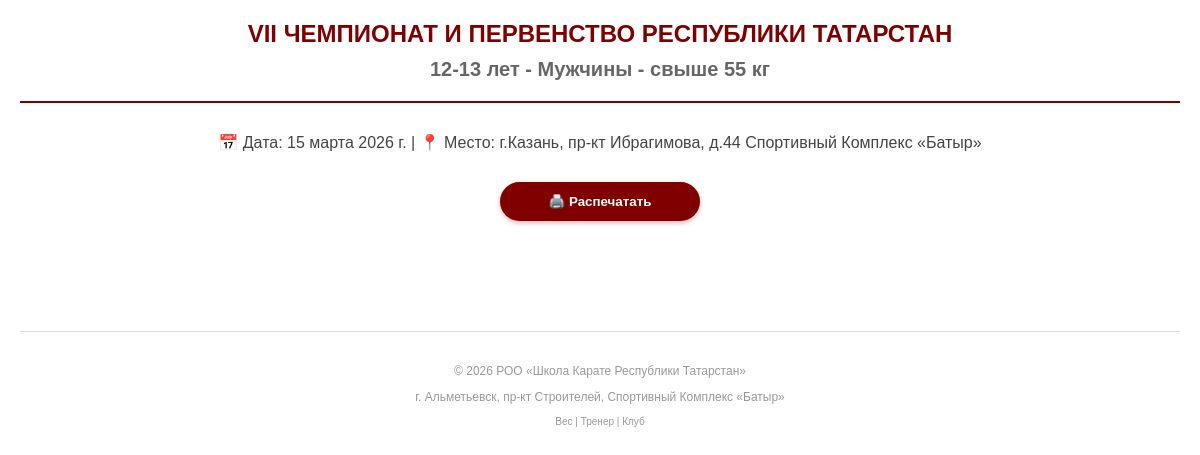
Page /tournament/1/bracket/12-13 лет/M/свыше 55 кг/print/ on the earlier database version.
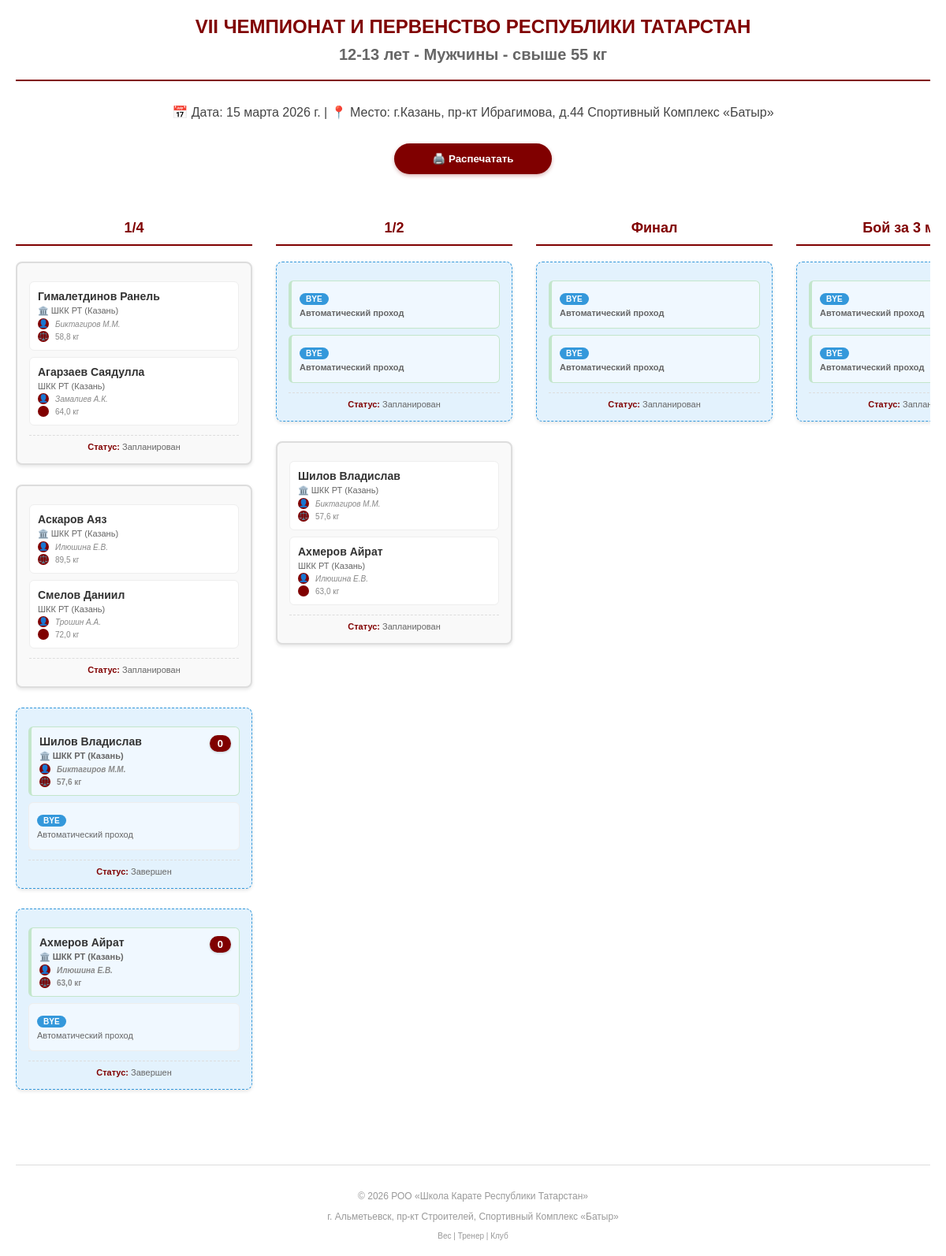
Same page on the later database version.
### tournament/models.py (models this page shows, shortened)
class Tournament(models.Model):
    name = models.CharField(max_length=200, verbose_name="Название турнира")
    date = models.DateField(verbose_name="Дата проведения")
    location = models.CharField(max_length=300, verbose_name="Место проведения",
                                default="г. Альметьевск, пр-кт Строителей, д.9А Спортивный Комплекс «Батыр»")
    is_active = models.BooleanField(default=True, verbose_name="Активный")
    registration_deadline = models.DateField(verbose_name="Дедлайн регистрации", null=True, blank=True)
    class Meta:
        verbose_name = "Турнир"
        verbose_name_plural = "Турниры"

class Match(models.Model):
    STATUS_CHOICES = [
        ('scheduled', 'Запланирован'),
        ('in_progress', 'В процессе'),
        ('completed', 'Завершен'),
        ('walkover', 'Неявка'),
    ]
    tournament = models.ForeignKey(Tournament, on_delete=models.CASCADE, verbose_name="Турнир")
    age_category = models.CharField(max_length=20, verbose_name="Возрастная категория")
    weight_category = models.CharField(max_length=50, verbose_name="Весовая категория")
    gender = models.CharField(max_length=1, choices=Participant.GENDER_CHOICES, verbose_name="Пол")
    round_name = models.CharField(max_length=50, verbose_name="Раунд", default="1/8")
    round_number = models.IntegerField(default=1, verbose_name="Номер раунда")
    participant1 = models.ForeignKey(Participant, on_delete=models.SET_NULL, null=True,
                                     related_name='matches_as_p1', verbose_name="Участник 1")
    participant2 = models.ForeignKey(Participant, on_delete=models.SET_NULL, null=True,
                                     related_name='matches_as_p2', verbose_name="Участник 2")
    winner = models.ForeignKey(Participant, on_delete=models.SET_NULL, null=True, blank=True,
                               related_name='matches_won', verbose_name="Победитель")
    score_p1 = models.IntegerField(default=0, verbose_name="Счет участника 1")
    score_p2 = models.IntegerField(default=0, verbose_name="Счет участника 2")
    status = models.CharField(max_length=20, choices=STATUS_CHOICES, default='scheduled', verbose_name="Статус")
    next_match = models.ForeignKey('self', on_delete=models.SET_NULL, null=True, blank=True,
                                   related_name='previous_matches', verbose_name="Следующий матч")
    third_place_match = models.ForeignKey('self', on_delete=models.SET_NULL, null=True, blank=True,
                                          related_name='third_place_sources', verbose_name="Бой за 3 место")
    match_order = models.IntegerField(default=0, verbose_name="Порядок матча")
    is_third_place_match = models.BooleanField(default=False, verbose_name="Бой за 3 место")
    class Meta:
        verbose_name = "Поединок"
        verbose_name_plural = "Поединки"
        ordering = ['age_category', 'gender', 'weight_category', 'round_number', 'match_order']

class Participant(models.Model):
    GENDER_CHOICES = [
        ('M', 'Мужской'),
        ('F', 'Женский'),
    ]
    last_name = models.CharField(max_length=100, verbose_name="Фамилия")
    first_name = models.CharField(max_length=100, verbose_name="Имя")
    birth_date = models.DateField(verbose_name="Дата рождения")
    gender = models.CharField(max_length=1, choices=GENDER_CHOICES, verbose_name="Пол")
    weight = models.FloatField(verbose_name="Вес (кг)")
    club = models.CharField(max_length=200, verbose_name="Клуб/Школа")
    coach = models.CharField(max_length=200, blank=True, verbose_name="Тренер")
    age_category = models.CharField(max_length=20, blank=True, editable=False, verbose_name="Возрастная категория")
    weight_category = models.CharField(max_length=50, blank=True, editable=False, verbose_name="Весовая категория")
    source_file = models.CharField(max_length=255, blank=True, null=True, verbose_name="Файл-источник")
    row_number = models.IntegerField(blank=True, null=True, verbose_name="Номер строки в файле")
    tournament = models.ForeignKey(Tournament, on_delete=models.CASCADE, related_name='participants')
    registered_at = models.DateTimeField(auto_now_add=True, verbose_name="Дата регистрации")
    class Meta:
        verbose_name = "Участник"
        verbose_name_plural = "Участники"
        ordering = ['last_name', 'first_name']

### tournament/views.py (the view)
def print_bracket(request, tournament_id, age_category, gender, weight_category):
    tournament = get_object_or_404(Tournament, id=tournament_id)
    gender_code = gender
    if gender == 'Ж':
        gender_code = 'F'
    elif gender == 'М':
        gender_code = 'M'
    matches = Match.objects.filter(
        tournament=tournament,
        age_category=age_category,
        gender=gender_code,
        weight_category=weight_category
    ).order_by('round_number', 'match_order')
    rounds = {}
    for match in matches:
        if match.round_number not in rounds:
            rounds[match.round_number] = []
        rounds[match.round_number].append(match)
    gender_display = 'Мужчины' if gender_code == 'M' else 'Женщины'
    context = {
        'tournament': tournament,
        'age_category': age_category,
        'gender_display': gender_display,
        'weight_category': weight_category,
        'rounds': sorted(rounds.items()),
        'print_mode': True,
    }
    return render(request, 'tournament/print_bracket.html', context)

### tournament/templates/tournament/print_bracket.html (shortened to what this page needs)
<!DOCTYPE html>
<html lang="ru">
<head>
</head>
<body>
    <div class="header">
        <h1>{{ tournament.name }}</h1>
        <h2>{{ age_category }} - {{ gender_display }} - {{ weight_category }}</h2>
    </div>
    <div class="tournament-info">
        <p>📅 Дата: {{ tournament.date }} | 📍 Место: {{ tournament.location }}</p>
    </div>
    <button class="print-button" onclick="window.print()">🖨️ Распечатать</button>
    <div class="bracket-container">
        {% for round_num, matches in rounds %}
        <div class="bracket-round">
            <h3>
                {% if matches.0.round_name %}
                    {{ matches.0.round_name }}
                {% else %}
                    Раунд {{ round_num }}
                {% endif %}
            </h3>
            {% for match in matches %}
            <div class="bracket-match {% if not match.participant1 or not match.participant2 %}bye-match{% endif %}">
                <div class="participant {% if match.winner == match.participant1 %}winner{% endif %}">
                    <div>
                        {% if match.participant1 %}
                            <div class="name">{{ match.participant1.last_name }} {{ match.participant1.first_name }}</div>
                            <div class="club">🏛️ {{ match.participant1.club }}</div>
                            {% if match.participant1.coach %}
                            <div class="coach">
                                <i class="info-icon">👤</i> {{ match.participant1.coach }}
                            </div>
                            {% endif %}
                            <div class="weight">
                                <i class="info-icon">⚖️</i> {{ match.participant1.weight }} кг
                            </div>
                            {% if match.status == 'completed' %}
                                <span class="score">{{ match.score_p1 }}</span>
                            {% endif %}
                        {% else %}
                            <div class="name">
                                <span class="bye-indicator">BYE</span>
                            </div>
                            <div class="club">Автоматический проход</div>
                        {% endif %}
                    </div>
                </div>
                <div class="participant {% if match.winner == match.participant2 %}winner{% endif %}">
                    <div>
                        {% if match.participant2 %}
                            <div class="name">{{ match.participant2.last_name }} {{ match.participant2.first_name }}</div>
                            <div class="club">{{ match.participant2.club }}</div>
                            {% if match.participant2.coach %}
                            <div class="coach">
                                <i class="info-icon">👤</i> {{ match.participant2.coach }}
                            </div>
                            {% endif %}
                            <div class="weight">
                                <i class="info-icon"></i> {{ match.participant2.weight }} кг
                            </div>
                        {% else %}
                            <div class="name">
                                <span class="bye-indicator">BYE</span>
                            </div>
                            <div class="club">Автоматический проход</div>
                        {% endif %}
                    </div>
                </div>
                <div class="match-status">
                    <strong>Статус:</strong>
                    {% if match.status == 'completed' %}
                        Завершен
                    {% elif match.status == 'walkover' %}
                        Неявка
                    {% elif match.status == 'in_progress' %}
                        В процессе
                    {% else %}
                        Запланирован
                    {% endif %}
                </div>
            </div>
            {% endfor %}
        </div>
        {% endfor %}
    </div>
    <div class="footer">
        <p>© 2026 РОО «Школа Карате Республики Татарстан»</p>
        <p>г. Альметьевск, пр-кт Строителей, Спортивный Комплекс «Батыр»</p>
        <p style="font-size: 10px; margin-top: 10px;"> Вес | Тренер | Клуб</p>
    </div>
</body>
</html>

### tournament/templates/tournament/print_bracket.html (style rules this page uses)
body { font-family: Arial, sans-serif; margin: 20px; padding: 0; background: white; color: #333; }
.header { text-align: center; margin-bottom: 30px; padding-bottom: 20px; border-bottom: 2px solid #800000; }
.header h1 { margin: 0; font-size: 24px; color: #800000; }
.header h2 { margin: 10px 0 0; font-size: 20px; color: #666; }
.tournament-info { text-align: center; margin-bottom: 30px; font-size: 16px; color: #444; }
.bracket-container { display: flex; justify-content: space-around; gap: 30px; overflow-x: auto; padding: 20px 0; }
.bracket-round { min-width: 300px; }
.bracket-round h3 { text-align: center; margin-bottom: 20px; padding-bottom: 10px; border-bottom: 2px solid #800000; color: #800000; font-size: 18px; }
.bracket-match { border: 2px solid #ddd; border-radius: 8px; padding: 15px; margin-bottom: 25px; background: #f9f9f9; page-break-inside: avoid; box-shadow: 0 2px 4px rgba(0,0,0,0.1); }
.participant { padding: 10px; margin: 8px 0; background: white; border-radius: 6px; border: 1px solid #eee; position: relative; }
.participant.winner { background: #e6f7e6; border-left: 4px solid #28a745; border-color: #c3e6cb; font-weight: bold; }
.participant .name { font-weight: bold; font-size: 14px; margin-bottom: 4px; }
.participant .club { font-size: 11px; color: #666; margin-bottom: 3px; }
.participant .coach { font-size: 10px; color: #888; font-style: italic; display: flex; align-items: center; gap: 4px; }
.participant .coach i { color: #800000; font-style: normal; }
.participant .weight { font-size: 10px; color: #888; display: flex; align-items: center; gap: 4px; margin-top: 2px; }
.participant .weight i { color: #3498db; font-style: normal; }
.score { position: absolute; top: 10px; right: 10px; font-weight: bold; background: #800000; color: white; padding: 3px 10px; border-radius: 20px; font-size: 13px; box-shadow: 0 1px 3px rgba(0,0,0,0.2); }
.match-status { text-align: center; margin-top: 12px; font-size: 11px; color: #666; border-top: 1px dashed #ddd; padding-top: 8px; }
.match-status strong { color: #800000; }
.footer { margin-top: 50px; text-align: center; font-size: 12px; color: #999; border-top: 1px solid #ddd; padding-top: 20px; }
.print-button { display: block; width: 200px; margin: 20px auto; padding: 12px; background: #800000; color: white; text-align: center; text-decoration: none; border-radius: 30px; border: none; cursor: pointer; font-weight: bold; box-shadow: 0 2px 5px rgba(128,0,0,0.3); }
.info-icon { display: inline-block; width: 14px; height: 14px; background: #800000; color: white; border-radius: 50%; font-size: 10px; text-align: center; line-height: 14px; margin-right: 4px; }
.bye-match { background: #e3f2fd; border: 1px dashed #3498db; }
.bye-match .participant { background: #f0f8ff; }
.bye-indicator { background: #3498db; color: white; padding: 2px 8px; border-radius: 20px; font-size: 10px; display: inline-block; margin-top: 5px; }

Differences in the rows shown:
added Match: round_name "1/4", participant1.last_name "Гималетдинов", participant1.first_name "Ранель", participant1.club "ШКК РТ (Казань)", participant1.coach "Биктагиров М.М.", participant1.weight "58,8", participant2.last_name "Агарзаев", participant2.first_name "Саядулла", participant2.club "ШКК РТ (Казань)", participant2.coach "Замалиев А.К.", participant2.weight "64,0", status "Запланирован"
added Match: participant1.last_name "Аскаров", participant1.first_name "Аяз", participant1.club "ШКК РТ (Казань)", participant1.coach "Илюшина Е.В.", participant1.weight "89,5", participant2.last_name "Смелов", participant2.first_name "Даниил", participant2.club "ШКК РТ (Казань)", participant2.coach "Трошин А.А.", participant2.weight "72,0", status "Запланирован", shown under "1/4"
added Match: participant1.last_name "Шилов", participant1.first_name "Владислав", participant1.club "ШКК РТ (Казань)", participant1.coach "Биктагиров М.М.", participant1.weight "57,6", score_p1 "0", shows "BYE", status "Завершен", shown under "1/4"
added Match: participant1.last_name "Ахмеров", participant1.first_name "Айрат", participant1.club "ШКК РТ (Казань)", participant1.coach "Илюшина Е.В.", participant1.weight "63,0", score_p1 "0", shows "BYE", status "Завершен", shown under "1/4"
added Match: round_name "1/2", shows "BYE", shows "Автоматический проход", status "Запланирован"
added Match: participant1.last_name "Шилов", participant1.first_name "Владислав", participant1.club "ШКК РТ (Казань)", participant1.coach "Биктагиров М.М.", participant1.weight "57,6", participant2.last_name "Ахмеров", participant2.first_name "Айрат", participant2.club "ШКК РТ (Казань)", participant2.coach "Илюшина Е.В.", participant2.weight "63,0", status "Запланирован", shown under "1/2"
added Match: round_name "Финал", shows "BYE", shows "Автоматический проход", status "Запланирован"
added Match: round_name "Бой за 3…", shows "BYE", shows "Автоматический проход", status "Запланирован"
